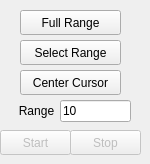
    <widget class="QWidget" name="tabXYScan">
     <attribute name="title">
      <string>XY Scan</string>
     </attribute>
     <widget class="QPushButton" name="pbStart">
      <property name="enabled">
       <bool>false</bool>
      </property>
      <property name="geometry">
       <rect>
        <x>0</x>
        <y>130</y>
        <width>71</width>
        <height>25</height>
       </rect>
      </property>
      <property name="text">
       <string>Start</string>
      </property>
     </widget>
     <widget class="QLabel" name="label_2">
      <property name="geometry">
       <rect>
        <x>10</x>
        <y>100</y>
        <width>53</width>
        <height>21</height>
       </rect>
      </property>
      <property name="text">
       <string>Range</string>
      </property>
      <property name="alignment">
       <set>Qt::AlignCenter</set>
      </property>
     </widget>
     <widget class="QPushButton" name="pbStop">
      <property name="enabled">
       <bool>false</bool>
      </property>
      <property name="geometry">
       <rect>
        <x>70</x>
        <y>130</y>
        <width>71</width>
        <height>25</height>
       </rect>
      </property>
      <property name="text">
       <string>Stop</string>
      </property>
     </widget>
     <widget class="QPushButton" name="pbSelectRange">
      <property name="enabled">
       <bool>true</bool>
      </property>
      <property name="geometry">
       <rect>
        <x>20</x>
        <y>40</y>
        <width>101</width>
        <height>25</height>
       </rect>
      </property>
      <property name="text">
       <string>Select Range</string>
      </property>
     </widget>
     <widget class="QPushButton" name="pbFullRange">
      <property name="geometry">
       <rect>
        <x>20</x>
        <y>10</y>
        <width>101</width>
        <height>25</height>
       </rect>
      </property>
      <property name="text">
       <string>Full Range</string>
      </property>
     </widget>
     <widget class="QPushButton" name="pbCenter">
      <property name="geometry">
       <rect>
        <x>20</x>
        <y>70</y>
        <width>101</width>
        <height>25</height>
       </rect>
      </property>
      <property name="text">
       <string>Center Cursor</string>
      </property>
     </widget>
     <widget class="QLineEdit" name="txtRange">
      <property name="geometry">
       <rect>
        <x>60</x>
        <y>100</y>
        <width>71</width>
        <height>22</height>
       </rect>
      </property>
      <property name="text">
       <string>10</string>
      </property>
     </widget>
    </widget>
